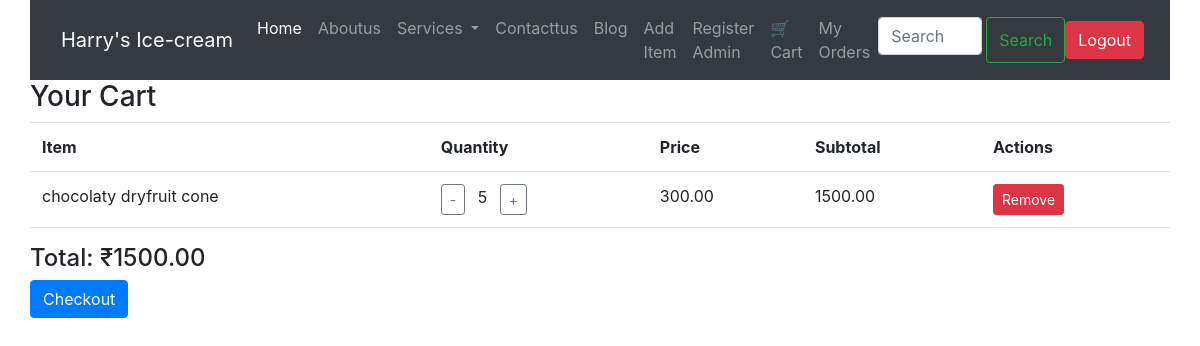
The app's page /cart/ (signed in) with its own data.
### my_app/models.py (models this page shows, shortened)
class CartItem(models.Model):
    user = models.ForeignKey(User, on_delete=models.CASCADE)
    icecream = models.ForeignKey('Icecream', on_delete=models.CASCADE)
    quantity = models.PositiveIntegerField(default=1)

class Icecream(models.Model):
    CATEGORY_CHOICES = [
        ('Icecream', 'Icecream'),
        ('Softy', 'Softy'),
        ('Milkshake', 'Milkshake'),
    ]
    name = models.CharField(max_length=100)
    description = models.TextField()
    image = models.ImageField(upload_to='icecream_images/', null=True, blank=True)
    price = models.DecimalField(max_digits=6, decimal_places=2)
    added_by = models.ForeignKey(User, on_delete=models.CASCADE, null=True, blank=True)
    category = models.CharField(max_length=100, choices=CATEGORY_CHOICES)

### my_app/views.py (the view)
# urls.py: path('cart/', views.view_cart, name='view_cart'),
@login_required
def view_cart(request):
    cart_items = CartItem.objects.filter(user=request.user)
    for item in cart_items:
        item.subtotal = item.quantity * item.icecream.price
    total = sum(item.subtotal for item in cart_items)
    return render(request, 'view_cart.html', {'cart_items': cart_items, 'total': total})

### templates/view_cart.html (shortened to what this page needs)
{% extends "base.html" %}
 {% block content %}
<h3>Your Cart</h3>
<table class="table">
  <tr>
    <th>Item</th><th>Quantity</th><th>Price</th><th>Subtotal</th><th>Actions</th>
  </tr>
  {% for item in cart_items %}
  <tr>
    <td>{{ item.icecream.name }}</td>
    <td><form action="{% url 'update_cart_quantity' item.id %}" method="post" style="display:inline-block;">
        <button type="submit" name="action" value="decrease" class="btn btn-sm btn-outline-secondary">-</button>
        <span class="mx-2">{{ item.quantity }}</span>
        <button type="submit" name="action" value="increase" class="btn btn-sm btn-outline-secondary">+</button>
      </form></td>
    <td>{{ item.icecream.price }}</td>
    <td>{{ item.subtotal }}</td>
    <td>
        <a href="{% url 'remove_from_cart' item.id %}" class="btn btn-sm btn-danger">Remove</a>
      </td>
  </tr>
  {% endfor %}
</table>
<h4>Total: ₹{{ total }}</h4>
<a href="{% url 'checkout' %}" class="btn btn-primary">Checkout</a>
{% endblock content %}

### records on screen
CartItem: icecream.name "chocolaty dryfruit cone", quantity "5", icecream.price "300.00", subtotal "1500.00"

### other values on screen
{{ total }} "1500.00"
